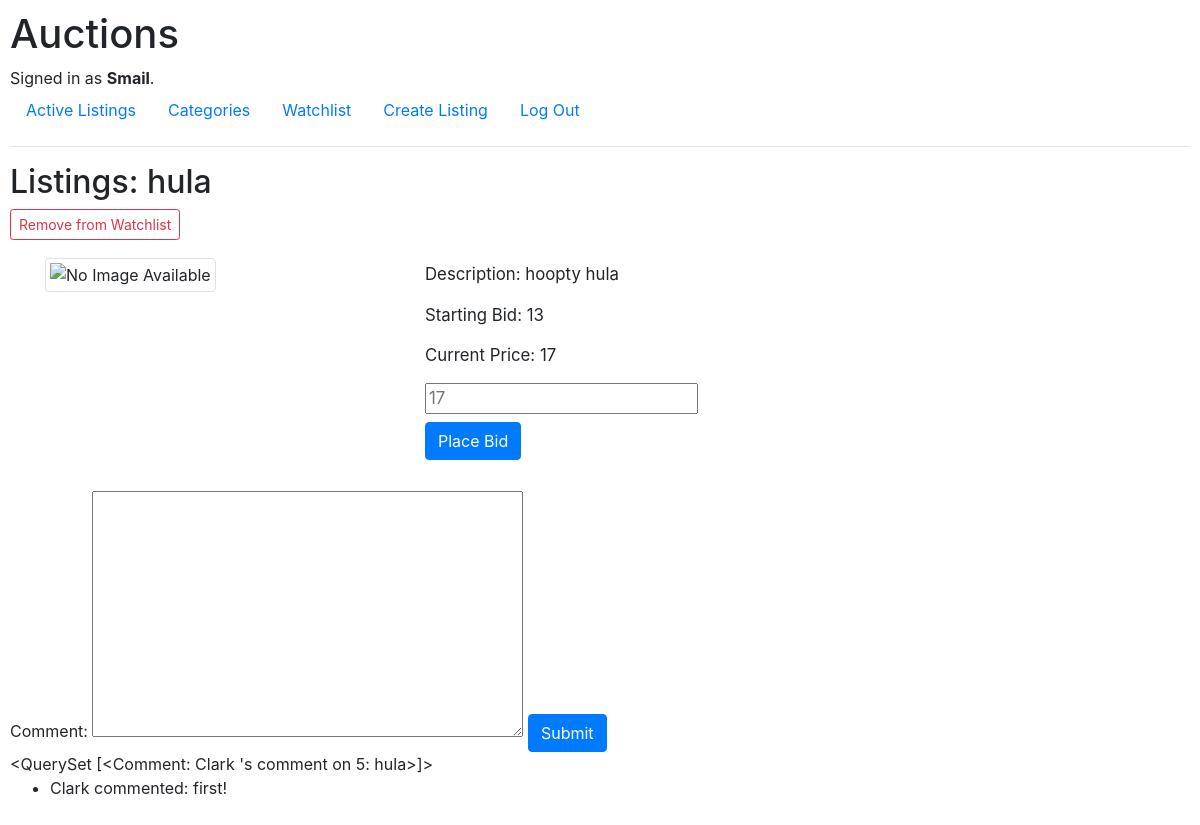
/5/ (signed in), run on the app's committed database.
### auctions/models.py (models this page shows, shortened)
class User(AbstractUser):
    def __str__(self):
        return f"{self.username} "

class Listing(models.Model):
    title = models.CharField(max_length=64)
    description = models.CharField(max_length=64)
    starting_bid = models.IntegerField(validators=[MinValueValidator(0)])
    image = models.URLField(blank=True)
    category = models.CharField(max_length=64, blank=True)
    closed = models.BooleanField(default=False)
    owner = models.ForeignKey(User, on_delete=models.CASCADE, related_name="sellers")
    winner = models.ForeignKey(User, on_delete=models.CASCADE, related_name="bids_won", null=True, blank=True)
    def __str__(self):
        return f"{self.id}: {self.title}"

class Bid(models.Model):
    user = models.ForeignKey(User, on_delete=models.CASCADE, related_name="bidders")
    listing = models.ForeignKey(Listing, on_delete=models.CASCADE, related_name="have_bids")
    amount = models.IntegerField(validators=[MinValueValidator(0)])

class Comment(models.Model):
    user = models.ForeignKey(User, on_delete=models.CASCADE)
    listing = models.ForeignKey(Listing, on_delete=models.CASCADE, related_name="comments")
    content = models.TextField()
    def __str__(self):
        return f"{self.user}'s comment on {self.listing}"

### auctions/views.py (the view, shortened to what this page needs)
# urls.py: path("<int:listing_id>/", views.listing, name="listing"),
def listing(request, listing_id):
    listing = get_object_or_404(Listing, pk=listing_id)
    try:
        watchlist_item = listing.watchlisted.get(user=request.user.id)
        watchlisted = True
    except ObjectDoesNotExist:
        watchlist_item = None
        watchlisted = False
    bids, highest_bid = current_price(listing)
    comments = listing.comments.all()
    return render(request, "auctions/listing.html", {
        "listing" : listing,
        "watchlisted" : watchlisted,
        "watchlist_item" : watchlist_item,
        "bids" : bids,
        "highest_bid" : highest_bid,
        "comment_form" : NewCommentForm(),
        "comments" : comments
    })

### auctions/formhelper.py
class NewCommentForm(ModelForm):
    class Meta:
        model = Comment
        fields = ['content']
        labels = {'content': 'Comment'}

### auctions/views.py (called while the page is built)
def current_price(listing):
    bids = Bid.objects.all().filter(listing=listing)
    highest_bid = bids.first()
    for bid in bids:
        if bid.amount > highest_bid.amount and bid.amount > listing.starting_bid:
            highest_bid = get_object_or_404(Bid, pk=bid.id)
    return bids, highest_bid

### auctions/templates/auctions/listing.html (shortened to what this page needs)
{% extends "auctions/layout.html" %}
{% block body %}
    <h2>Listings: {{ listing.title }}</h2>
    {% if user.is_authenticated %}
        <div class="watchlist-button">
            <form action="{% url 'listing' listing.id %}" method="post">
                {% if watchlisted %}
                    <button class="btn btn-outline-danger btn-sm" type="submit" name="add_or_remove" value="{{ watchlist_item.id }}">Remove from Watchlist</button>
                {% else %}
                    <button class="btn btn-outline-success btn-sm" type="submit" name="add_or_remove">Add to Watchlist</button>
                {% endif %}
            </form>
        </div>
    {% endif %}
    <div class="container py-2">
        <div class="row">
            <div class="col">
                <div class="listing-image">
                    {% if listing.image == "" %}
                        <img class="img-thumbnail" src="https://upload.wikimedia.org/wikipedia/commons/1/14/No_Image_Available.jpg?20200913095930" alt="No Image Available">
                    {% else %}
                        <img class="img-thumbnail" src="{{ listing.image }}" alt="{{ listing.description }}">
                    {% endif %}
                </div>
            </div>
            <div class="col-8">
                <div class="listing-info pt-1">
                    <div class="font-weight-normal">
                        Description: {{ listing.description }}
                    </div>
                    <div class="font-weight-normal">
                        Starting Bid: {{ listing.starting_bid }}
                    </div>
                    <div class="font-weight-normal">
                        {% if highest_bid == None %}
                            Current Price: {{ listing.starting_bid }}
                        {% else %}
                             Current Price: {{ highest_bid.amount }}
                        {% endif %}
                    </div>
                    {% if user.is_authenticated %}
                        {% if not listing.closed %}
                            <form action="{% url 'listing' listing.id %}" method="post">
                                <div class="pb-2">
                                    {% if highest_bid == None %}
                                        <input type="number" name="bid" min="{{ listing.starting_bid }}" placeholder="{{ listing.starting_bid }}">
                                    {% else %}
                                        <input type="number" name="bid" min="{{ highest_bid.amount }}" placeholder="{{ highest_bid.amount }}">
                                    {% endif %}
                                </div>
                                <div class="pb-2">
                                    <input class="btn btn-primary" type="submit" value="Place Bid">
                                </div>
                            </form>
                        {% endif %}
                        <div>
                        </div>
                    {% endif %}
                </div>
            </div>
        </div>
    </div>
    {% if user.is_authenticated %}
        <div>
            <form action="{% url 'listing' listing.id %}" method="post">
                {{ comment_form }}
                <input class="btn btn-primary" type="submit" value="Submit">
            </form>
        </div>
        <div>
            {{ comments }}
            <ul>
                {% for comment in comments %}
                <li>
                    {{ comment.user }} commented: {{ comment.content }}
                </li>
                {% endfor %}
            </ul>
        </div>
    {% endif %}
{% endblock %}

### auctions/templates/auctions/layout.html (shortened to what this page needs)
{% load static %}
<!DOCTYPE html>
<html lang="en">
    <head>
        <link rel="stylesheet" href="https://stackpath.bootstrapcdn.com/bootstrap/4.4.1/css/bootstrap.min.css">
        <link href="{% static 'auctions/styles.css' %}" rel="stylesheet">
    </head>
    <body>
        <h1>Auctions</h1>
        <div>
            {% if user.is_authenticated %}
                Signed in as <strong>{{ user.username }}</strong>.
            {% else %}
                Not signed in.
            {% endif %}
        </div>
        <ul class="nav">
            <li class="nav-item">
                <a class="nav-link" href="{% url 'index' %}">Active Listings</a>
            </li>
            {% if user.is_authenticated %}
                <li class="nav-item">
                    <a class="nav-link" href="{% url 'categories' %}">Categories</a>
                </li>
                <li class="nav-item">
                    <a class="nav-link" href="{% url 'watchlist' %}">Watchlist</a>
                </li>
                <li class="nav-item">
                    <a class="nav-link" href="{% url 'create_listing' %}">Create Listing</a>
                </li>
                <li class="nav-item">
                    <a class="nav-link" href="{% url 'logout' %}">Log Out</a>
                </li>
            {% endif %}
        </ul>
        <hr>
        {% block body %}
        {% endblock %}
    </body>
</html>

### auctions/static/auctions/styles.css (style rules this page uses)
body { padding: 10px; }
.listing-image>img { max-width: 100%; height: auto; }
.watchlist-button { margin-bottom: 10px; }
.listing-info { display: flex; flex-direction: column; font-size: 1.05em; }
.listing-info>div { padding-bottom: 15px; }

### data on the page
User: username "Smail"
Listing: title "hula", description "hoopty hula", starting_bid "13", id+title "<QuerySet [<Comment: Clark 's comment on 5: hula>]>"
Bid: amount "17", bid "17"
Comment: user "Clark", content "first!"
